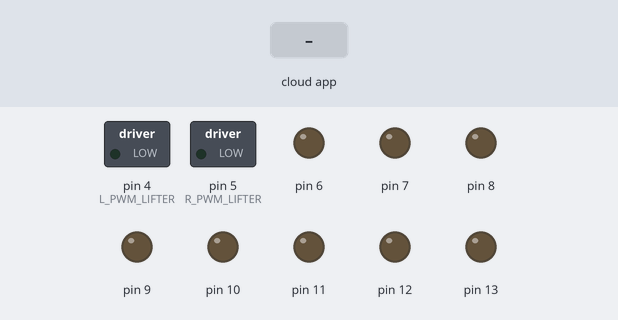
Recording of a sketch running on a simulated Arduino Mega 2560, built with avr-gcc and run on an emulated ATmega2560. Shown: switched loads named in the sketch (green lamp = pin HIGH), output pins drawn as LEDs (lit = HIGH). The inputs (shaded band) are chosen by the test bench. What the sketch prints to the serial monitor is not drawn.

Above: at 1.2 s.
1.3 s: the phone or cloud app sets lifter to 100
At 1.7 s:
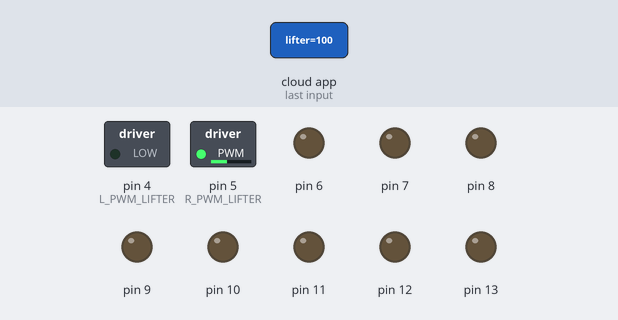
2.8 s: the phone or cloud app sets angular.z to -100
At 4.0 s:
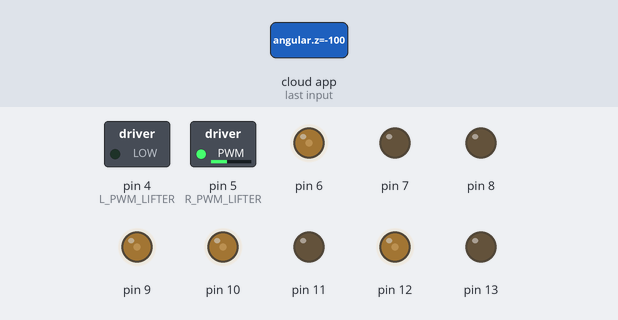
4.3 s: the phone or cloud app sets linear.x to -100
At 5.2 s:
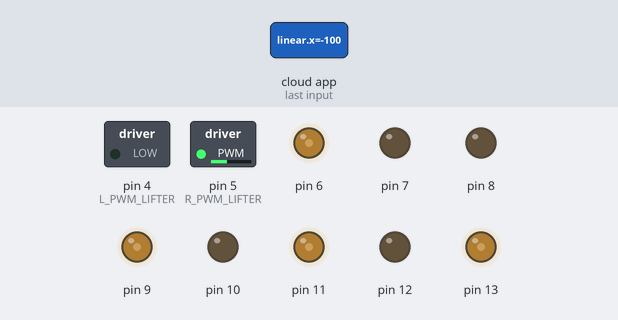
5.8 s: the phone or cloud app sets lifter to -100
At 6.4 s:
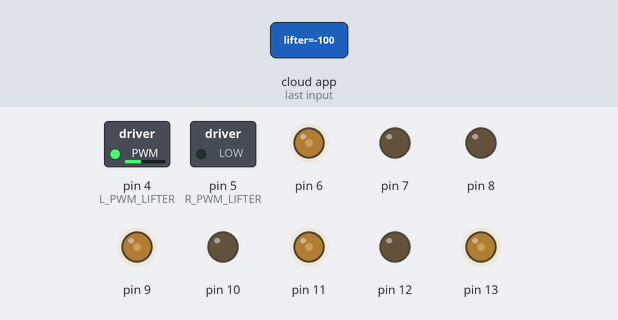
7.3 s: the phone or cloud app sets linear.x to 0
At 8.5 s:
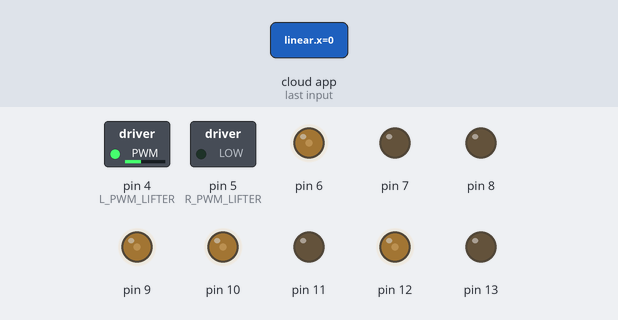
8.8 s: the phone or cloud app sets angular.z to 100
At 9.9 s:
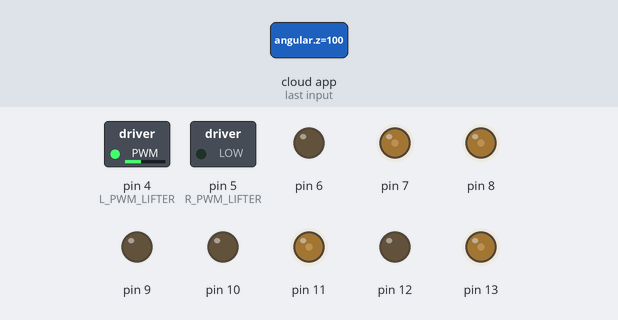
Timing chart, 0 to 11.3 s (numbered marks = the images above; inputs shaded):
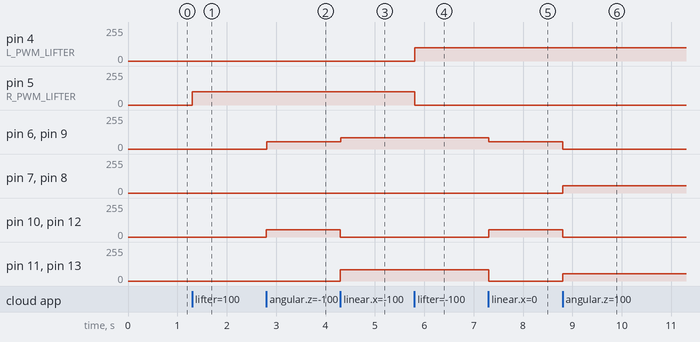

Measured:
- after the input at 1.3 s, pin 5 (R_PWM_LIFTER): 0/255 → 100/255 at once
- after the input at 2.8 s, pin 6, pin 9, pin 10, pin 12: 0/255 → 56/255 at once
- after the input at 4.3 s, pin 6, pin 9: 56/255 → 84/255 at once; pin 10, pin 12: 56/255 → 0/255 at once; pin 11, pin 13: 0/255 → 84/255 at once
- after the input at 5.8 s, pin 4 (L_PWM_LIFTER): 0/255 → 100/255 at once; pin 5 (R_PWM_LIFTER): 100/255 → 0/255 at once
- after the input at 7.3 s, pin 6, pin 9: 84/255 → 56/255 at once; pin 10, pin 12: 0/255 → 56/255 at once; pin 11, pin 13: 84/255 → 0/255 at once
- after the input at 8.8 s, pin 6, pin 9, pin 10, pin 12: 56/255 → 0/255 at once; pin 7, pin 8, pin 11, pin 13: 0/255 → 56/255 at once

The sketch:

k21_main.ino
```cpp
// Full Program Slave Mega K21 Robocon
// Using ROS Serial Communication

#include <util/atomic.h>
#include <ros.h>
#include <geometry_msgs/Twist.h>
#include <std_msgs/Float64.h>

#include <config_k21.h>
#include <var_M1_k21.h>
#include <var_M2_k21.h>
#include <var_M3_k21.h>
#include <var_M4_k21.h>

#define R_PWM_LIFTER 5
#define L_PWM_LIFTER 4

ros::NodeHandle nh;

int Vx, Vx_1;
int Vy, Vy_1;
int w, w_1;

std_msgs::Float64 value_lifter;
double output;

void lifterCb(const std_msgs::Float64 &msg_lifter){
  output = msg_lifter.data;
}

void messageCb(const geometry_msgs::Twist& msg) {
  Vx = msg.linear.x;
  Vy = msg.linear.y;
  w = msg.angular.z;

  if (Vy == 1) {
    Vx = 0;
    Vy = 120;
    w = 0;
  }
  else if (Vy == -1) {
    Vx = 0;
    Vy = -120;
    w = 0;
  }
  else if (Vx == 1) {
    Vx = 120;
    Vy = 0;
    w = 0;
  }
  else if (Vx == -1) {
    Vx = -120;
    Vy = 0;
    w = 0;
  }
  else if (w == 1) {
    Vx = 0;
    Vy = 0;
    w = 120;
  }
  else if (w == -1) {
    Vx = 0;
    Vy = 0;
    w = -120;
  }
  else if (Vx == 1 && Vy == 1) {
    Vx = 120;
    Vy = 120;
    w = 0;
  }
  else if (Vx == -1 && Vy == -1) {
    Vx = -120;
    Vy = -120;
    w = 0;
  }
  else if (Vx == -1 && Vy == 1) {
    Vx = -120;
    Vy = 120;
    w = 0;
  }
  else if (Vx == 1 && Vy == -1) {
    Vx = 120;
    Vy = -120;
    w = 0;
  }
  else {
    Vx = 0;
    Vy = 0;
    w = 0;
  }
}

ros::Subscriber<std_msgs::Float64> sub_lifter("/lifter", lifterCb);

ros::Subscriber<geometry_msgs::Twist> sub("/cmd_vel", messageCb);

int dir;

void setup() {
  // put your setup code here, to run once:
  Serial.begin(115200);
  pinMode(R_PWM1, OUTPUT);
  pinMode(L_PWM1, OUTPUT);
  pinMode(R_PWM2, OUTPUT);
  pinMode(L_PWM2, OUTPUT);
  pinMode(R_PWM3, OUTPUT);
  pinMode(L_PWM3, OUTPUT);
  pinMode(R_PWM4, OUTPUT);
  pinMode(L_PWM4, OUTPUT);
  pinMode(R_PWM_LIFTER, OUTPUT);
  pinMode(L_PWM_LIFTER, OUTPUT);
  nh.subscribe(sub_lifter);
  nh.subscribe(sub);
}

void loop() {
  Vx_1 = 0;
  Vy_1 = 0;
  w_1 = 0;
  ATOMIC_BLOCK(ATOMIC_RESTORESTATE) {
    Vx_1 = Vx;
    Vy_1 = Vy;
    w_1 = w;
  }

  //  int w = 0;
  motor_1(Vx, Vy, w);
  motor_2(Vx, Vy, w);
  motor_3(Vx, Vy, w);
  motor_4(Vx, Vy, w);
  //lifter
  OutPwm(output);
  nh.spinOnce();
}
```

kinematics.ino
```cpp
void motor_1(int vx, int vy, int w) {
  float motor1 = 0.7071 * (vy - vx) + (w * 0.471);
  if (motor1 > 0) {
    dir = 1;
  }
  if (motor1 < 0) {
    dir = -1;
  }
  if (motor1 == 0) {
    motor1 = 0;
  }
  Serial.print(motor1); Serial.print("\t");
  Serial.println();
  int m1 = abs(motor1);
  setMotor1(dir, m1);
}

void motor_2(int vx, int vy, int w) {
  float motor2 = 0.7071 * (-vy - vx) + (w * 0.471);
  if (motor2 > 0) {
    dir = 1;
  }
  if (motor2 < 0) {
    dir = -1;
  }
  if (motor2 == 0) {
    motor2 = 0;
  }
  Serial.print(motor2); Serial.print("\t");
  Serial.println();
  int m2 = abs(motor2);
  setMotor2(dir, m2);
}

void motor_3(int vx, int vy, int w) {
  float motor3 = 0.7071 * (vx - vy) + (w * 0.471);
  if (motor3 > 0) {
    dir = 1;
  }
  if (motor3 < 0) {
    dir = -1;
  }
  if (motor3 == 0) {
    motor3 = 0;
  }
  Serial.print(motor3); Serial.print("\t");
  Serial.println();
  int m3 = abs(motor3);
  setMotor3(dir, m3);
}

void motor_4(int vx, int vy, int w) {
  float motor4 = 0.7071 * (vx + vy) + (w * 0.471);
  if (motor4 > 0) {
    dir = 1;
  }
  if (motor4 < 0) {
    dir = -1;
  }
  if (motor4 == 0) {
    motor4 = 0;
  }
  Serial.print(motor4); Serial.print("\t");
  Serial.println();
  int m4 = abs(motor4);
  setMotor4(dir, m4);
}

void setMotor1(int dir, int pwmVal) {
  if (dir == 1) {
    analogWrite(R_PWM1, 0);
    analogWrite(L_PWM1, pwmVal);
  }
  else if (dir == -1) {
    analogWrite(R_PWM1, pwmVal);
    analogWrite(L_PWM1, 0);
  }
  else {
    analogWrite(R_PWM1, 0);
    analogWrite(L_PWM1, 0);
  }
}

void setMotor2(int dir, int pwmVal) {
  if (dir == 1) {
    analogWrite(R_PWM2, 0);
    analogWrite(L_PWM2, pwmVal);
  }
  else if (dir == -1) {
    analogWrite(R_PWM2, pwmVal);
    analogWrite(L_PWM2, 0);
  }
  else {
    analogWrite(R_PWM2, 0);
    analogWrite(L_PWM2, 0);
  }
}

void setMotor3(int dir, int pwmVal) {
  if (dir == 1) {
    analogWrite(R_PWM3, 0);
    analogWrite(L_PWM3, pwmVal);
  }
  else if (dir == -1) {
    analogWrite(R_PWM3, pwmVal);
    analogWrite(L_PWM3, 0);
  }
  else {
    analogWrite(R_PWM3, 0);
    analogWrite(L_PWM3, 0);
  }
}

void setMotor4(int dir, int pwmVal) {
  if (dir == 1) {
    analogWrite(R_PWM4, 0);
    analogWrite(L_PWM4, pwmVal);
  }
  else if (dir == -1) {
    analogWrite(R_PWM4, pwmVal);
    analogWrite(L_PWM4, 0);
  }
  else {
    analogWrite(R_PWM4, 0);
    analogWrite(L_PWM4, 0);
  }
}
```

motor_lifter.ino
```cpp
void OutPwm(float out){
  if(out > 0){
    analogWrite(R_PWM_LIFTER, out);
    analogWrite(L_PWM_LIFTER, 0);
  }
  else{
    analogWrite(R_PWM_LIFTER, 0);
    analogWrite(L_PWM_LIFTER, abs(out));
  }
}
```
